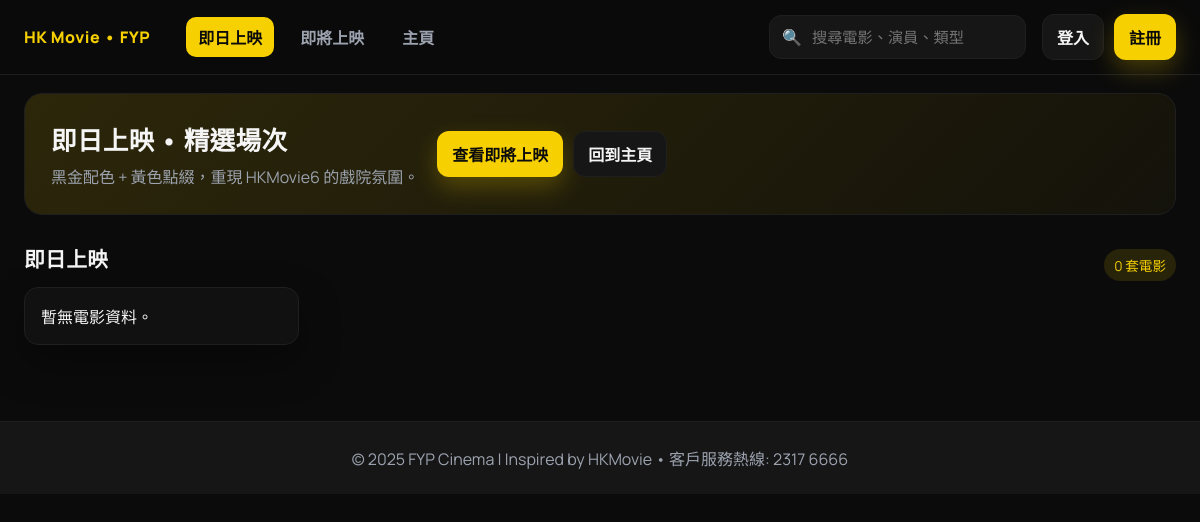
Page /cinema on the earlier database version.
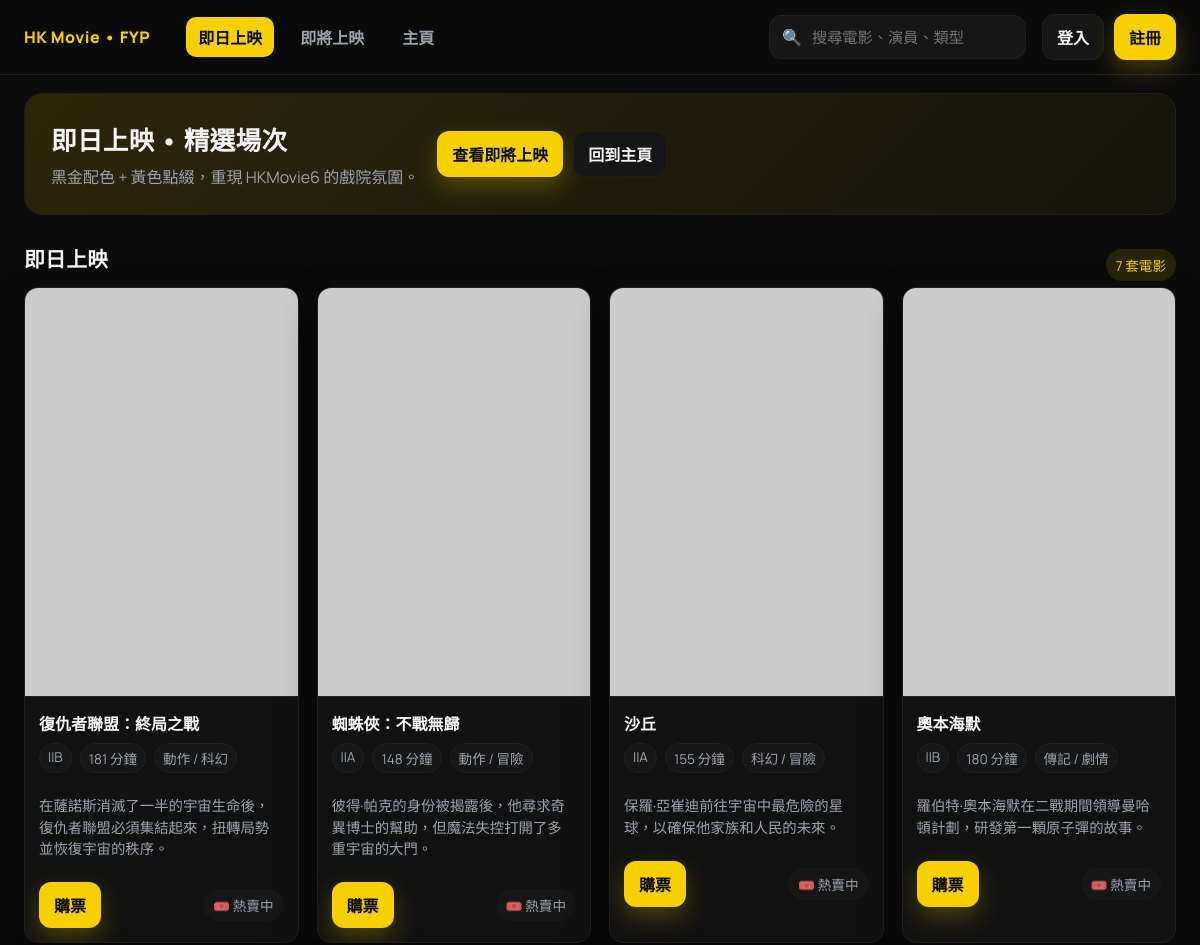
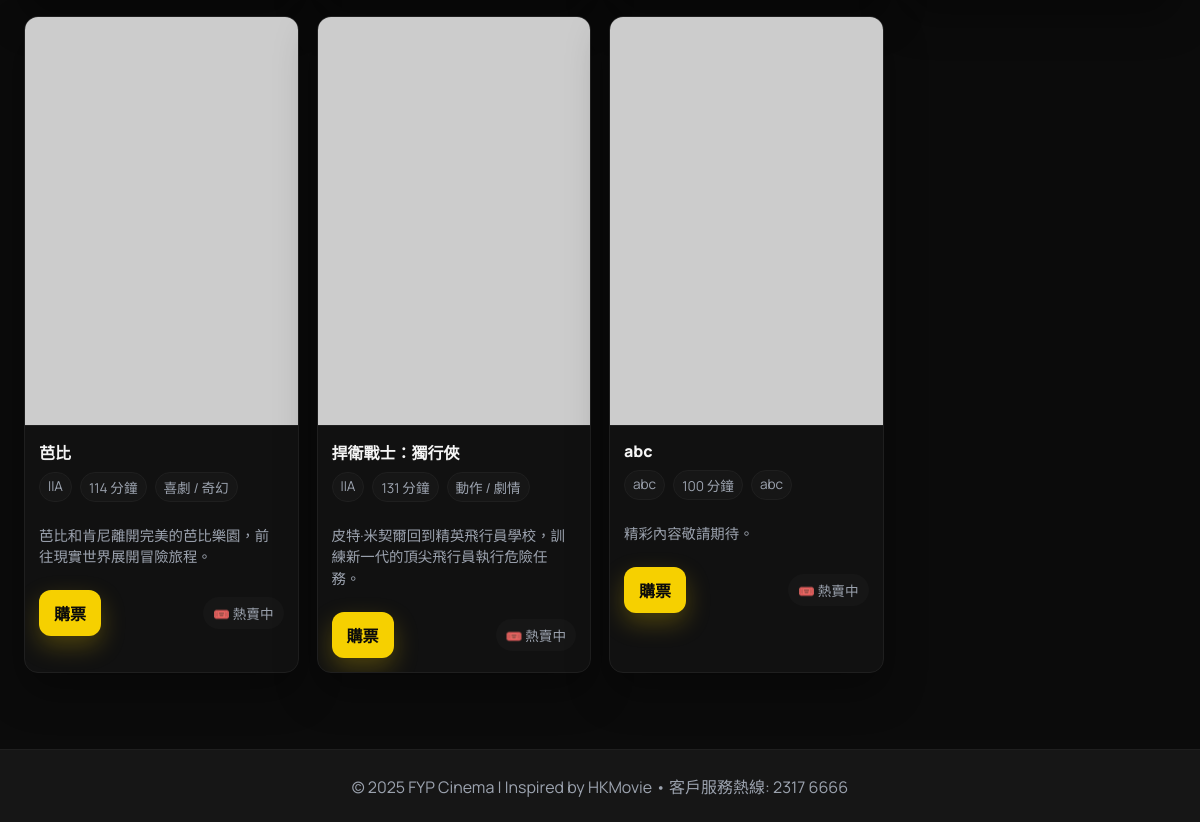
Same page on the later database version (2 pictures, top to bottom).
### app/models.py (models this page shows, shortened)
class Movie(db.Model):
    id = db.Column(db.Integer, primary_key=True)
    title = db.Column(db.String(128), nullable=False)
    title_en = db.Column(db.String(128))
    description = db.Column(db.Text)
    genre = db.Column(db.String(64))
    duration = db.Column(db.Integer)  # in minutes
    release_date = db.Column(db.Date)
    rating = db.Column(db.String(10))  # e.g., 'PG', 'R', '18+'
    director = db.Column(db.String(128))
    cast = db.Column(db.Text)  # JSON or comma-separated
    poster_url = db.Column(db.String(256))
    trailer_url = db.Column(db.String(256))
    language = db.Column(db.String(32))
    subtitle = db.Column(db.String(32))
    status = db.Column(db.String(20), default='coming_soon')  # now_showing, coming_soon, ended
    created_at = db.Column(db.DateTime, default=datetime.utcnow)

### app/routes.py (the view)
@app.route('/cinema')
def cinema_index():
    movies_db = Movie.query.filter_by(status='now_showing').all()
    movies_vm = [_movie_view_model(m) for m in movies_db]
    return render_template('cinema_index.html.j2', movies=movies_vm)

### app/routes.py (called while the page is built, shortened)
def _format_duration_label(minutes):
    if minutes is None:
        return "未知時長"
    return f"{minutes} 分鐘"

def _movie_view_model(movie, include_showtimes=False):
    showtimes = []
    display_price = showtimes[0]['price'] if showtimes else 120
    return {
        'id': movie.id,
        'title': movie.title,
        'description': movie.description,
        'genre': movie.genre,
        'rating': movie.rating,
        'duration': _format_duration_label(movie.duration),
        'poster': movie.poster_url,
        'price': display_price,
        'release_date': movie.release_date.strftime('%Y-%m') if movie.release_date else '待公布',
        'showtimes': showtimes,
    }

### app/templates/cinema_index.html.j2 (shortened to what this page needs)
{% extends "base.html.j2" %}
{% block content %}
<section class="hero">
    <div class="hero-text">
        <h1>即日上映 • 精選場次</h1>
        <p>黑金配色 + 黃色點綴，重現 HKMovie6 的戲院氛圍。</p>
    </div>
    <div class="hero-actions">
        <a class="btn btn-primary" href="{{ url_for('cinema_coming_soon') }}">查看即將上映</a>
        <a class="btn btn-ghost" href="{{ url_for('index') }}">回到主頁</a>
    </div>
</section>
<section class="section">
    <div class="section-header">
        <h2>即日上映</h2>
        <span class="pill">{{ movies|length }} 套電影</span>
    </div>
    <div class="grid-cards">
        {% for movie in movies %}
        <article class="movie-card-hk">
            <img class="movie-poster" src="{{ movie.poster }}" alt="{{ movie.title }}" onerror="this.src='https://via.placeholder.com/300x450?text=FYP+Cinema'">
            <div class="movie-body">
                <h3 class="movie-title">{{ movie.title }}</h3>
                <div class="movie-meta">
                    <span class="badge">{{ movie.rating or 'IIB' }}</span>
                    <span class="badge">{{ movie.duration }}</span>
                    {% if movie.genre %}<span class="badge">{{ movie.genre }}</span>{% endif %}
                </div>
                <p class="movie-desc">{{ movie.description or '精彩內容敬請期待。' }}</p>
                <div class="movie-actions">
                    <a class="btn btn-primary" href="{{ url_for('cinema_movie', movie_id=movie.id) }}">購票</a>
                    <span class="pill">🎟️ 熱賣中</span>
                </div>
            </div>
        </article>
        {% else %}
            <div class="card" style="padding:16px;">暫無電影資料。</div>
        {% endfor %}
    </div>
</section>
{% endblock %}

Differences in the rows shown:
added Movie: title "復仇者聯盟：終局之戰", rating "IIB", duration "181 分鐘", genre "動作 / 科幻", description "在薩諾斯消滅了一半的宇宙生命後，復仇者聯盟必須集結起來，扭轉局勢並恢復宇宙的秩序。"
added Movie: title "蜘蛛俠：不戰無歸", rating "IIA", duration "148 分鐘", genre "動作 / 冒險", description "彼得·帕克的身份被揭露後，他尋求奇異博士的幫助，但魔法失控打開了多重宇宙的大門。"
added Movie: title "沙丘", rating "IIA", duration "155 分鐘", genre "科幻 / 冒險", description "保羅·亞崔迪前往宇宙中最危險的星球，以確保他家族和人民的未來。"
added Movie: title "奧本海默", rating "IIB", duration "180 分鐘", genre "傳記 / 劇情", description "羅伯特·奧本海默在二戰期間領導曼哈頓計劃，研發第一顆原子彈的故事。"
added Movie: title "芭比", rating "IIA", duration "114 分鐘", genre "喜劇 / 奇幻", description "芭比和肯尼離開完美的芭比樂園，前往現實世界展開冒險旅程。"
added Movie: title "捍衛戰士：獨行俠", rating "IIA", duration "131 分鐘", genre "動作 / 劇情", description "皮特·米契爾回到精英飛行員學校，訓練新一代的頂尖飛行員執行危險任務。"
added Movie: title "abc", rating "abc", duration "100 分鐘", genre "abc", description "精彩內容敬請期待。"
Other differences:
{{ movies|length }}: "0" → "7"
text no longer shown: "暫無電影資料。"
